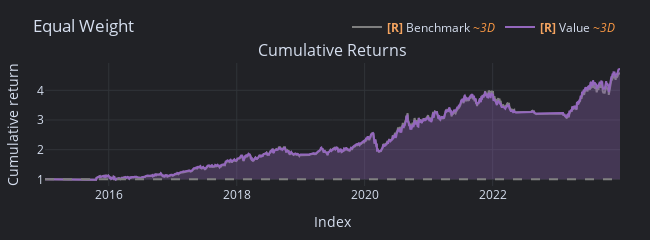
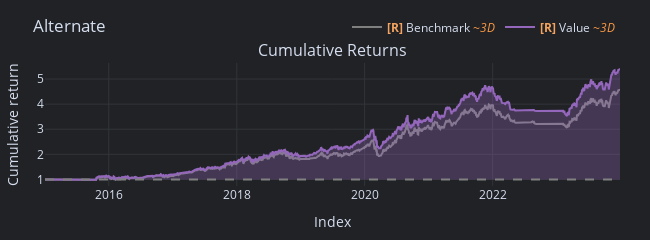
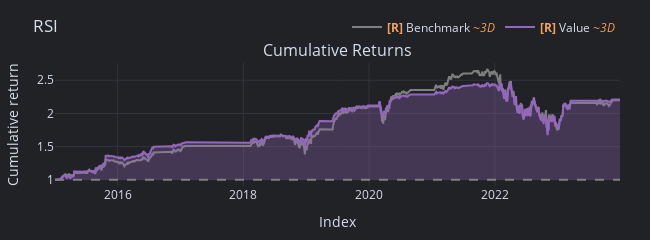
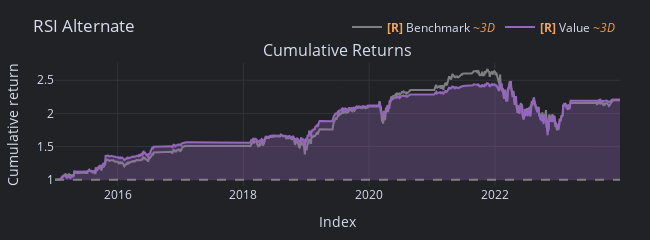

Notebook source saved alongside these figures, in order:
### Code cell
# Let's rebalance monthly
ms_points = data.wrapper.get_index_points(every="M")
symbol_wrapper = data.get_symbol_wrapper(freq="1D")

# Equal weight allocations
equal_weight_allocations = symbol_wrapper.fill()
for idx in ms_points:
    equal_weight_allocations.iloc[idx] = 0.2  # 20% each

# Alternate allocations (50% MSFT, 12.5% others)
alternate_allocations = symbol_wrapper.fill()
for idx in ms_points:
    alternate_allocations.iloc[idx] = [0.125, 0.5, 0.125, 0.125, 0.125]  # [AAPL, MSFT, GOOGL, AMZN, META]

# Remove rows with NaN values for printing
# equal_weight_allocations = equal_weight_allocations[~equal_weight_allocations.isnull().any(axis=1)]
# alternate_allocations = alternate_allocations[~alternate_allocations.isnull().any(axis=1)]

# print("Equal Weight Allocations:")
# print(equal_weight_allocations)
# print("\nAlternate Allocations:")
# print(alternate_allocations)

# Create two portfolios
pf_equal_weight = vbt.Portfolio.from_orders(
    sma_strategy, 
    size=equal_weight_allocations, 
    size_type='target_percent', 
    group_by=True, 
    init_cash=1000, 
    cash_sharing=True
)

pf_alternate = vbt.Portfolio.from_orders(
    sma_strategy, 
    size=alternate_allocations, 
    size_type='target_percent', 
    group_by=True, 
    init_cash=1000, 
    cash_sharing=True
)

pf_rsi = vbt.Portfolio.from_orders(
    rsi_strategy, 
    size=alternate_allocations, 
    size_type='target_percent', 
    group_by=True, 
    init_cash=1000, 
    cash_sharing=True
)

pf_rsi_alternate = vbt.Portfolio.from_orders(
    rsi_strategy, 
    size=alternate_allocations, 
    size_type='target_percent', 
    group_by=True, 
    init_cash=1000, 
    cash_sharing=True
)

pf_equal_weight_benchmark = vbt.Portfolio.from_orders(
    close,
    size=equal_weight_allocations,
    size_type='target_percent',
    group_by=True,
    init_cash=1000,
    cash_sharing=True
)

pf_alternate_benchmark = vbt.Portfolio.from_orders(
    close,
    size=alternate_allocations,
    size_type='target_percent',
    group_by=True,
    init_cash=1000,
    cash_sharing=True
)



# Plot and show statistics for both portfolios
pf_equal_weight.plot(title='Equal Weight').show()
pf_alternate.plot(title='Alternate').show()
pf_rsi.plot(title='RSI').show()
pf_rsi_alternate.plot(title='RSI Alternate').show()
pf_equal_weight_benchmark.plot(title='Equal Weight Benchmark').show()
pf_alternate_benchmark.plot(title='Alternate Benchmark').show()

pd.concat([
    pf_equal_weight.stats(), 
    pf_alternate.stats(), 
    pf_rsi.stats(),
    pf_rsi_alternate.stats(),
    pf_equal_weight_benchmark.stats(), 
    pf_alternate_benchmark.stats()], axis=1, keys=[
        'Equal Weight', 
        'Alternate', 
        'RSI',
        'RSI Alternate',
        'Equal Weight Benchmark', 
        'Alternate Benchmark'
    ])

### Figure 1 — Plotly figure (JSON) as saved in the notebook; plotly's stock layout.template omitted (floating-point values rounded to 4 significant figures; data arrays with more than 128 entries replaced by an {"elided": "..."} marker saying what was removed)
{"data": [{"legendgroup": "0", "line": {"color": "#7f7f7f"}, "mode": "lines", "name": "<b style=\"color:sandybrown\">[R]</b> Benchmark <i style=\"color:#fc9944\">~3D</i>", "showlegend": true, "type": "scatter", "uid": "bc500ee2-caa0-45cb-9fc6-01205ca2e7a0", "x": {"elided": "1000 str values"}, "xaxis": "x", "y": {"elided": "1000 float values"}, "yaxis": "y"}, {"hoverinfo": "skip", "line": {"color": "rgba(0, 0, 0, 0)", "width": 0}, "mode": "lines", "name": "<b style=\"color:sandybrown\">[R]</b> trace 1 <i style=\"color:#fc9944\">~3D</i>", "opacity": 0, "showlegend": false, "type": "scatter", "uid": "a312a1a0-4199-40bb-a792-5cc5c077fea0", "x": {"elided": "1000 str values"}, "xaxis": "x", "y": {"elided": "1000 int values"}, "yaxis": "y"}, {"connectgaps": false, "fill": "tonexty", "fillcolor": "rgba(148,103,189,0.3000)", "hoverinfo": "skip", "line": {"color": "rgba(0, 0, 0, 0)", "width": 0}, "mode": "lines", "name": "<b style=\"color:sandybrown\">[R]</b> trace 2 <i style=\"color:#fc9944\">~3D</i>", "opacity": 0, "showlegend": false, "type": "scatter", "uid": "94ea1315-890f-431b-b7ca-0212dc7af098", "x": {"elided": "1000 str values"}, "xaxis": "x", "y": {"elided": "1000 float values"}, "yaxis": "y"}, {"hoverinfo": "skip", "line": {"color": "rgba(0, 0, 0, 0)", "width": 0}, "mode": "lines", "name": "<b style=\"color:sandybrown\">[R]</b> trace 3 <i style=\"color:#fc9944\">~3D</i>", "opacity": 0, "showlegend": false, "type": "scatter", "uid": "38eb4bc6-d31c-4aca-a3ce-ffaf174af190", "x": {"elided": "1000 str values"}, "xaxis": "x", "y": {"elided": "1000 int values"}, "yaxis": "y"}, {"connectgaps": false, "fill": "tonexty", "fillcolor": "rgba(220,57,18,0.3000)", "hoverinfo": "skip", "line": {"color": "rgba(0, 0, 0, 0)", "width": 0}, "mode": "lines", "name": "<b style=\"color:sandybrown\">[R]</b> trace 4 <i style=\"color:#fc9944\">~3D</i>", "opacity": 0, "showlegend": false, "type": "scatter", "uid": "635cbf6d-72e1-48e2-b172-cfa155921d3d", "x": {"elided": "1000 str values"}, "xaxis": "x", "y": {"elided": "1000 float values"}, "yaxis": "y"}, {"legendgroup": "1", "line": {"color": "#9467bd"}, "mode": "lines", "name": "<b style=\"color:sandybrown\">[R]</b> Value <i style=\"color:#fc9944\">~3D</i>", "showlegend": true, "type": "scatter", "uid": "2c103228-da9c-4042-b576-825bd19bb97d", "x": {"elided": "1000 str values"}, "xaxis": "x", "y": {"elided": "1000 float values"}, "yaxis": "y"}, {"hoverinfo": "skip", "line": {"color": "rgba(0, 0, 0, 0)", "width": 0}, "mode": "lines", "name": "<b style=\"color:sandybrown\">[R]</b> trace 6 <i style=\"color:#fc9944\">~3D</i>", "opacity": 0, "showlegend": false, "type": "scatter", "uid": "42902aa8-bd78-4a18-88e8-a4b228bc7613", "x": {"elided": "1000 str values"}, "xaxis": "x", "y": {"elided": "1000 int values"}, "yaxis": "y"}], "layout": {"annotations": [{"font": {"size": 16}, "showarrow": false, "text": "Cumulative Returns", "x": 0.5, "xanchor": "center", "xref": "paper", "y": 1, "yanchor": "bottom", "yref": "paper"}], "height": 230, "legend": {"orientation": "h", "traceorder": "normal", "x": 1, "xanchor": "right", "y": 1.174, "yanchor": "bottom"}, "margin": {"b": 30, "l": 30, "r": 30, "t": 30}, "shapes": [{"line": {"color": "gray", "dash": "dash"}, "type": "line", "x0": 0, "x1": 1, "xref": "paper", "y0": 1, "y1": 1, "yref": "y"}], "showlegend": true, "title": {"text": "Equal Weight"}, "width": 650, "xaxis": {"anchor": "y", "domain": [0, 1], "title": {"text": "Index"}}, "yaxis": {"anchor": "x", "domain": [0, 1], "title": {"text": "Cumulative return"}}}}

### Figure 2 — Plotly figure (JSON) as saved in the notebook; plotly's stock layout.template omitted (floating-point values rounded to 4 significant figures; data arrays with more than 128 entries replaced by an {"elided": "..."} marker saying what was removed)
{"data": [{"legendgroup": "0", "line": {"color": "#7f7f7f"}, "mode": "lines", "name": "<b style=\"color:sandybrown\">[R]</b> Benchmark <i style=\"color:#fc9944\">~3D</i>", "showlegend": true, "type": "scatter", "uid": "2d7dba94-2204-4f53-8ed2-8418c7f5fa1d", "x": {"elided": "1000 str values"}, "xaxis": "x", "y": {"elided": "1000 float values"}, "yaxis": "y"}, {"hoverinfo": "skip", "line": {"color": "rgba(0, 0, 0, 0)", "width": 0}, "mode": "lines", "name": "<b style=\"color:sandybrown\">[R]</b> trace 1 <i style=\"color:#fc9944\">~3D</i>", "opacity": 0, "showlegend": false, "type": "scatter", "uid": "cfc725ea-cea3-4786-8cb5-2aab8446cfc2", "x": {"elided": "1000 str values"}, "xaxis": "x", "y": {"elided": "1000 int values"}, "yaxis": "y"}, {"connectgaps": false, "fill": "tonexty", "fillcolor": "rgba(148,103,189,0.3000)", "hoverinfo": "skip", "line": {"color": "rgba(0, 0, 0, 0)", "width": 0}, "mode": "lines", "name": "<b style=\"color:sandybrown\">[R]</b> trace 2 <i style=\"color:#fc9944\">~3D</i>", "opacity": 0, "showlegend": false, "type": "scatter", "uid": "ea4ca487-3236-4540-95fe-d73bd7e85eca", "x": {"elided": "1000 str values"}, "xaxis": "x", "y": {"elided": "1000 float values"}, "yaxis": "y"}, {"hoverinfo": "skip", "line": {"color": "rgba(0, 0, 0, 0)", "width": 0}, "mode": "lines", "name": "<b style=\"color:sandybrown\">[R]</b> trace 3 <i style=\"color:#fc9944\">~3D</i>", "opacity": 0, "showlegend": false, "type": "scatter", "uid": "76c3044a-c844-432e-a944-3a6fcae54880", "x": {"elided": "1000 str values"}, "xaxis": "x", "y": {"elided": "1000 int values"}, "yaxis": "y"}, {"connectgaps": false, "fill": "tonexty", "fillcolor": "rgba(220,57,18,0.3000)", "hoverinfo": "skip", "line": {"color": "rgba(0, 0, 0, 0)", "width": 0}, "mode": "lines", "name": "<b style=\"color:sandybrown\">[R]</b> trace 4 <i style=\"color:#fc9944\">~3D</i>", "opacity": 0, "showlegend": false, "type": "scatter", "uid": "9abd3c9e-3f8e-4a98-bf37-611a2cb88ff0", "x": {"elided": "1000 str values"}, "xaxis": "x", "y": {"elided": "1000 float values"}, "yaxis": "y"}, {"legendgroup": "1", "line": {"color": "#9467bd"}, "mode": "lines", "name": "<b style=\"color:sandybrown\">[R]</b> Value <i style=\"color:#fc9944\">~3D</i>", "showlegend": true, "type": "scatter", "uid": "ae6969db-91d4-4c5b-815c-9afd0fed8b22", "x": {"elided": "1000 str values"}, "xaxis": "x", "y": {"elided": "1000 float values"}, "yaxis": "y"}, {"hoverinfo": "skip", "line": {"color": "rgba(0, 0, 0, 0)", "width": 0}, "mode": "lines", "name": "<b style=\"color:sandybrown\">[R]</b> trace 6 <i style=\"color:#fc9944\">~3D</i>", "opacity": 0, "showlegend": false, "type": "scatter", "uid": "3d6bbd86-90db-4368-a341-e9ceba6bc8da", "x": {"elided": "1000 str values"}, "xaxis": "x", "y": {"elided": "1000 int values"}, "yaxis": "y"}], "layout": {"annotations": [{"font": {"size": 16}, "showarrow": false, "text": "Cumulative Returns", "x": 0.5, "xanchor": "center", "xref": "paper", "y": 1, "yanchor": "bottom", "yref": "paper"}], "height": 230, "legend": {"orientation": "h", "traceorder": "normal", "x": 1, "xanchor": "right", "y": 1.174, "yanchor": "bottom"}, "margin": {"b": 30, "l": 30, "r": 30, "t": 30}, "shapes": [{"line": {"color": "gray", "dash": "dash"}, "type": "line", "x0": 0, "x1": 1, "xref": "paper", "y0": 1, "y1": 1, "yref": "y"}], "showlegend": true, "title": {"text": "Alternate"}, "width": 650, "xaxis": {"anchor": "y", "domain": [0, 1], "title": {"text": "Index"}}, "yaxis": {"anchor": "x", "domain": [0, 1], "title": {"text": "Cumulative return"}}}}

### Figure 3 — Plotly figure (JSON) as saved in the notebook; plotly's stock layout.template omitted (floating-point values rounded to 4 significant figures; data arrays with more than 128 entries replaced by an {"elided": "..."} marker saying what was removed)
{"data": [{"legendgroup": "0", "line": {"color": "#7f7f7f"}, "mode": "lines", "name": "<b style=\"color:sandybrown\">[R]</b> Benchmark <i style=\"color:#fc9944\">~3D</i>", "showlegend": true, "type": "scatter", "uid": "4be3105a-88d7-4d7a-9af4-7f8be15ff6ec", "x": {"elided": "1000 str values"}, "xaxis": "x", "y": {"elided": "1000 float values"}, "yaxis": "y"}, {"hoverinfo": "skip", "line": {"color": "rgba(0, 0, 0, 0)", "width": 0}, "mode": "lines", "name": "<b style=\"color:sandybrown\">[R]</b> trace 1 <i style=\"color:#fc9944\">~3D</i>", "opacity": 0, "showlegend": false, "type": "scatter", "uid": "9bceb20f-13ec-4f98-8402-c0dd5ad5fef8", "x": {"elided": "1000 str values"}, "xaxis": "x", "y": {"elided": "1000 int values"}, "yaxis": "y"}, {"connectgaps": false, "fill": "tonexty", "fillcolor": "rgba(148,103,189,0.3000)", "hoverinfo": "skip", "line": {"color": "rgba(0, 0, 0, 0)", "width": 0}, "mode": "lines", "name": "<b style=\"color:sandybrown\">[R]</b> trace 2 <i style=\"color:#fc9944\">~3D</i>", "opacity": 0, "showlegend": false, "type": "scatter", "uid": "4d4d6586-48c2-4473-916d-15ba47193f0d", "x": {"elided": "1000 str values"}, "xaxis": "x", "y": {"elided": "1000 float values"}, "yaxis": "y"}, {"legendgroup": "1", "line": {"color": "#9467bd"}, "mode": "lines", "name": "<b style=\"color:sandybrown\">[R]</b> Value <i style=\"color:#fc9944\">~3D</i>", "showlegend": true, "type": "scatter", "uid": "0d39a0ef-38e2-4223-b12d-42b3d89288c4", "x": {"elided": "1000 str values"}, "xaxis": "x", "y": {"elided": "1000 float values"}, "yaxis": "y"}, {"hoverinfo": "skip", "line": {"color": "rgba(0, 0, 0, 0)", "width": 0}, "mode": "lines", "name": "<b style=\"color:sandybrown\">[R]</b> trace 4 <i style=\"color:#fc9944\">~3D</i>", "opacity": 0, "showlegend": false, "type": "scatter", "uid": "d0342b3a-3233-449a-afb2-7bcc58fc84a2", "x": {"elided": "1000 str values"}, "xaxis": "x", "y": {"elided": "1000 int values"}, "yaxis": "y"}], "layout": {"annotations": [{"font": {"size": 16}, "showarrow": false, "text": "Cumulative Returns", "x": 0.5, "xanchor": "center", "xref": "paper", "y": 1, "yanchor": "bottom", "yref": "paper"}], "height": 230, "legend": {"orientation": "h", "traceorder": "normal", "x": 1, "xanchor": "right", "y": 1.174, "yanchor": "bottom"}, "margin": {"b": 30, "l": 30, "r": 30, "t": 30}, "shapes": [{"line": {"color": "gray", "dash": "dash"}, "type": "line", "x0": 0, "x1": 1, "xref": "paper", "y0": 1, "y1": 1, "yref": "y"}], "showlegend": true, "title": {"text": "RSI"}, "width": 650, "xaxis": {"anchor": "y", "domain": [0, 1], "title": {"text": "Index"}}, "yaxis": {"anchor": "x", "domain": [0, 1], "title": {"text": "Cumulative return"}}}}

### Figure 4 — Plotly figure (JSON) as saved in the notebook; plotly's stock layout.template omitted (floating-point values rounded to 4 significant figures; data arrays with more than 128 entries replaced by an {"elided": "..."} marker saying what was removed)
{"data": [{"legendgroup": "0", "line": {"color": "#7f7f7f"}, "mode": "lines", "name": "<b style=\"color:sandybrown\">[R]</b> Benchmark <i style=\"color:#fc9944\">~3D</i>", "showlegend": true, "type": "scatter", "uid": "670448ac-c2bb-43be-b24e-68b175ae65b4", "x": {"elided": "1000 str values"}, "xaxis": "x", "y": {"elided": "1000 float values"}, "yaxis": "y"}, {"hoverinfo": "skip", "line": {"color": "rgba(0, 0, 0, 0)", "width": 0}, "mode": "lines", "name": "<b style=\"color:sandybrown\">[R]</b> trace 1 <i style=\"color:#fc9944\">~3D</i>", "opacity": 0, "showlegend": false, "type": "scatter", "uid": "857d5207-d69a-48ca-a248-1de5dd9ec248", "x": {"elided": "1000 str values"}, "xaxis": "x", "y": {"elided": "1000 int values"}, "yaxis": "y"}, {"connectgaps": false, "fill": "tonexty", "fillcolor": "rgba(148,103,189,0.3000)", "hoverinfo": "skip", "line": {"color": "rgba(0, 0, 0, 0)", "width": 0}, "mode": "lines", "name": "<b style=\"color:sandybrown\">[R]</b> trace 2 <i style=\"color:#fc9944\">~3D</i>", "opacity": 0, "showlegend": false, "type": "scatter", "uid": "ee90b842-d10f-4d29-94f6-5ddadc20a2e8", "x": {"elided": "1000 str values"}, "xaxis": "x", "y": {"elided": "1000 float values"}, "yaxis": "y"}, {"legendgroup": "1", "line": {"color": "#9467bd"}, "mode": "lines", "name": "<b style=\"color:sandybrown\">[R]</b> Value <i style=\"color:#fc9944\">~3D</i>", "showlegend": true, "type": "scatter", "uid": "b5ff9ec3-9898-498b-ba2c-83b6e8a04485", "x": {"elided": "1000 str values"}, "xaxis": "x", "y": {"elided": "1000 float values"}, "yaxis": "y"}, {"hoverinfo": "skip", "line": {"color": "rgba(0, 0, 0, 0)", "width": 0}, "mode": "lines", "name": "<b style=\"color:sandybrown\">[R]</b> trace 4 <i style=\"color:#fc9944\">~3D</i>", "opacity": 0, "showlegend": false, "type": "scatter", "uid": "e46bf11e-77e3-4af5-83a3-a3a7e4574201", "x": {"elided": "1000 str values"}, "xaxis": "x", "y": {"elided": "1000 int values"}, "yaxis": "y"}], "layout": {"annotations": [{"font": {"size": 16}, "showarrow": false, "text": "Cumulative Returns", "x": 0.5, "xanchor": "center", "xref": "paper", "y": 1, "yanchor": "bottom", "yref": "paper"}], "height": 230, "legend": {"orientation": "h", "traceorder": "normal", "x": 1, "xanchor": "right", "y": 1.174, "yanchor": "bottom"}, "margin": {"b": 30, "l": 30, "r": 30, "t": 30}, "shapes": [{"line": {"color": "gray", "dash": "dash"}, "type": "line", "x0": 0, "x1": 1, "xref": "paper", "y0": 1, "y1": 1, "yref": "y"}], "showlegend": true, "title": {"text": "RSI Alternate"}, "width": 650, "xaxis": {"anchor": "y", "domain": [0, 1], "title": {"text": "Index"}}, "yaxis": {"anchor": "x", "domain": [0, 1], "title": {"text": "Cumulative return"}}}}
